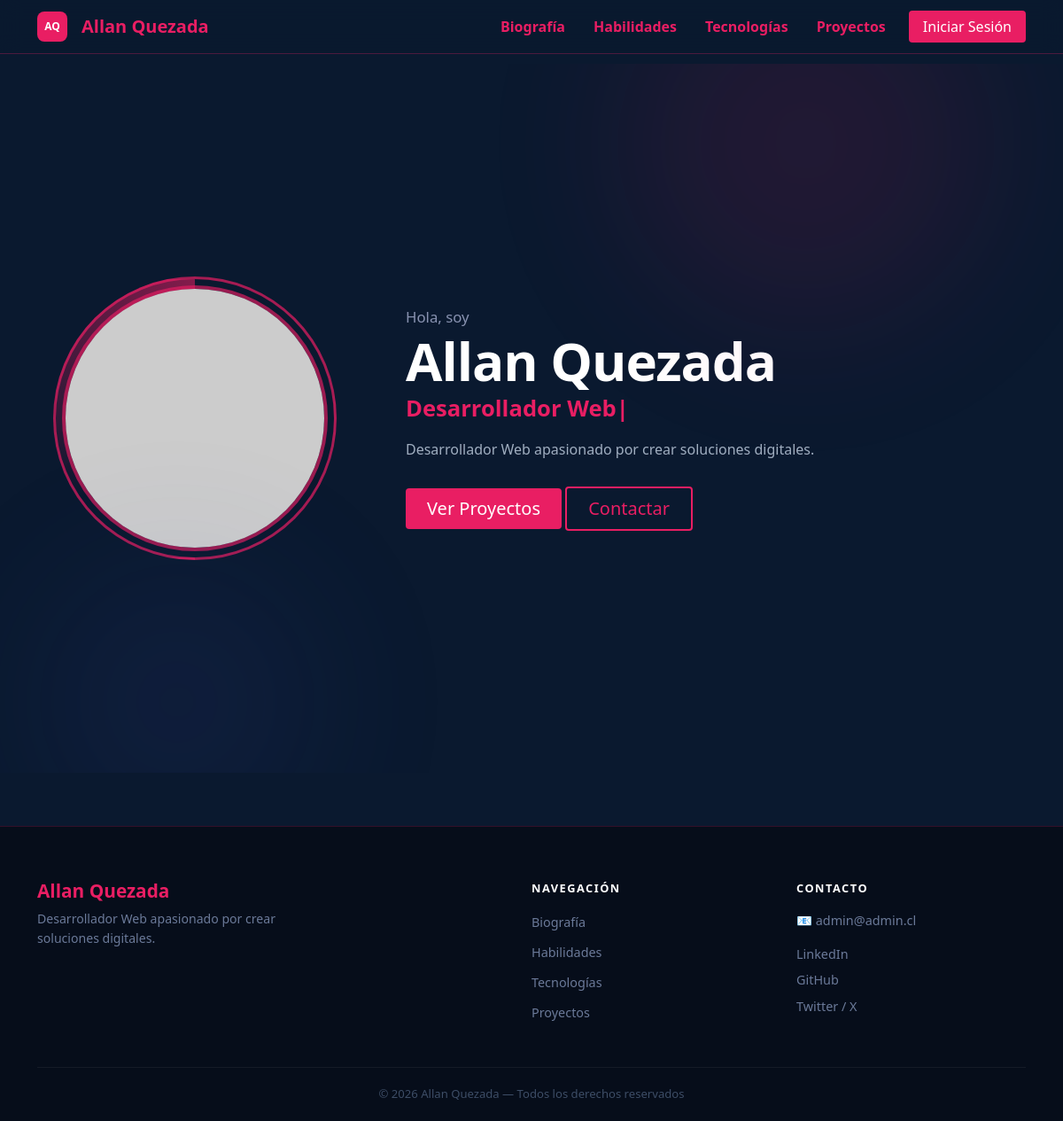
The page / on the database its author committed.
### tables this page shows
CREATE TABLE biografia (
    id            INT AUTO_INCREMENT PRIMARY KEY,
    nombre        VARCHAR(100)  DEFAULT NULL,
    descripcion   TEXT          DEFAULT NULL,
    ciudad        VARCHAR(50)   DEFAULT NULL,
    email         VARCHAR(100)  DEFAULT NULL,
    footer_texto  VARCHAR(255)  DEFAULT NULL,
    linkedin      VARCHAR(255)  DEFAULT NULL,
    github        VARCHAR(255)  DEFAULT NULL,
    twitter       VARCHAR(255)  DEFAULT NULL
);

### index.php (the view, shortened to what this page needs)
<?php
require_once 'admin/db_config.php';
$stmt = $pdo->query("SELECT * FROM biografia LIMIT 1");
$bio = $stmt->fetch(PDO::FETCH_ASSOC);
?>
<!DOCTYPE html>
<html lang="es">
<head>
    <link href="https://cdn.jsdelivr.net/npm/bootstrap@5.3.8/dist/css/bootstrap.min.css" rel="stylesheet">
    <link rel="stylesheet" href="assets/css/style.css?v=<?= time(); ?>">
</head>
<body>
    <?php include 'includes/navbar.php'; ?>
    <main>
        <section id="biografia" class="hero-section">
            <div class="container">
                <div class="row align-items-center" style="min-height: 85vh;">
                    <div class="col-md-4 hero-foto-col mb-5 mb-md-0">
                        <div class="hero-foto-wrapper">
                            <img src="assets/img/tu_foto.jpg"
                                 class="hero-foto-img"
                                 alt="Foto de perfil"
                                 onerror="this.src='https://ui-avatars.com/api/?name=Allan+Quezada&size=320&background=0d2137&color=e91e63&bold=true'">
                        </div>
                    </div>
                    <div class="col-md-8 hero-texto ps-md-5">
                        <p class="hero-saludo">Hola, soy</p>
                        <h1 class="hero-nombre">
                            <?php echo htmlspecialchars($bio['nombre'] ?? 'Allan Quezada'); ?>
                        </h1>
                        <h2 class="hero-cargo">
                            <span id="typed-text"></span><span class="hero-blink">|</span>
                        </h2>
                        <p class="hero-descripcion">
                            <?php echo htmlspecialchars($bio['descripcion'] ?? 'Descripción profesional aquí.'); ?>
                        </p>
                        <div class="hero-botones">
                            <a href="sections/proyecto.php" class="btn btn-rosado btn-lg px-4">Ver Proyectos</a>
                            <button type="button" class="btn btn-contacto btn-lg px-4" onclick="toggleContacto()">
                                Contactar
                            </button>
                        </div>
                    </div>
                </div>
            </div>
            <div class="hero-blob hero-blob-1"></div>
            <div class="hero-blob hero-blob-2"></div>
        </section>
    </main>
    <?php include 'includes/footer.php'; ?>
</body>
</html>

### includes/footer.php (shortened to what this page needs)
<?php
require_once __DIR__ . '/../admin/db_config.php';
$query = $pdo->query("SELECT * FROM biografia WHERE id = 1");
$f = $query->fetch(PDO::FETCH_ASSOC);
?>
<footer class="footer-principal">
    <div class="container">
        <div class="footer-top">
            <div class="footer-marca">
                <h3 class="footer-nombre"><?= htmlspecialchars($f['nombre'] ?? 'Allan Quezada'); ?></h3>
                <p class="footer-desc"><?= htmlspecialchars($f['descripcion'] ?? ''); ?></p>
            </div>
            <div class="footer-nav">
                <p class="footer-section-title">Navegación</p>
                <ul>
                    <li><a href="/aquezada2025/index.php">Biografía</a></li>
                    <li><a href="/aquezada2025/sections/habilidades.php">Habilidades</a></li>
                    <li><a href="/aquezada2025/sections/tecnologia.php">Tecnologías</a></li>
                    <li><a href="/aquezada2025/sections/proyecto.php">Proyectos</a></li>
                </ul>
            </div>
            <div class="footer-contacto">
                <p class="footer-section-title">Contacto</p>
                <p class="footer-email">📧 <?= htmlspecialchars($f['email'] ?? 'correo@ejemplo.com'); ?></p>
                <div class="footer-redes">
                    <a href="<?= htmlspecialchars($f['linkedin'] ?? '#'); ?>" class="footer-red-link">LinkedIn</a>
                    <a href="<?= htmlspecialchars($f['github'] ?? '#'); ?>" class="footer-red-link">GitHub</a>
                    <a href="<?= htmlspecialchars($f['twitter'] ?? '#'); ?>" class="footer-red-link">Twitter / X</a>
                </div>
            </div>
        </div>
        <div class="footer-bottom">
            <p><?= htmlspecialchars($f['footer_texto'] ?? '© 2026 Allan Quezada — Todos los derechos reservados.'); ?></p>
        </div>
    </div>
</footer>

### assets/css/style.css (style rules this page uses)
:root { --azul-fondo: #0a192f; --rosado-acento: #e91e63; --plomo-texto: #8892b0; }
body { background-color: var(--azul-fondo); color: #fff; font-family: 'Segoe UI', sans-serif; }
main { padding-top: 72px; }
html * { caret-color: transparent !important; }
button, .btn, a { cursor: pointer !important; caret-color: transparent !important; }
.btn-rosado { background-color: var(--rosado-acento) !important; color: #fff !important; border: none !important; border-radius: 4px !important; transition: .3s !important; }
.btn-contacto { background: transparent !important; color: var(--rosado-acento) !important; border: 2px solid var(--rosado-acento) !important; border-radius: 4px !important; transition: .3s !important; }
.hero-section { position: relative; overflow: hidden; min-height: 90vh; display: flex; align-items: center; padding: 60px 0; }
.hero-foto-wrapper { position: relative; width: 300px; height: 300px; }
.hero-foto-img { width: 300px; height: 300px; border-radius: 50%; object-fit: cover; border: 4px solid rgba(233,30,99,.65); position: relative; z-index: 1; }
.hero-foto-col { display: flex; justify-content: center; align-items: center; animation: fadeInLeft .8s ease both; }
.hero-texto { animation: fadeInRight .8s ease both; }
.hero-saludo { color: var(--plomo-texto); font-size: 1.05rem; font-weight: 500; margin-bottom: 4px; }
.hero-nombre { font-size: clamp(2.4rem,5vw,4rem); font-weight: 800; line-height: 1.1; margin-bottom: 6px; letter-spacing: -1px; }
.hero-cargo { font-size: clamp(1.1rem,2.5vw,1.6rem); font-weight: 700; color: var(--rosado-acento); min-height: 2rem; margin-bottom: 16px; }
.hero-descripcion { color: #a0aec0; font-size: 1rem; line-height: 1.7; max-width: 500px; margin-bottom: 28px; }
.hero-blink { animation: blink .8s step-end infinite; color: var(--rosado-acento); }
.hero-blob { position: absolute; border-radius: 50%; filter: blur(90px); opacity: .10; pointer-events: none; z-index: 0; }
.hero-blob-1 { width: 420px; height: 420px; background: #e91e63; top: -120px; right: 80px; }
.hero-blob-2 { width: 320px; height: 320px; background: #3f51b5; bottom: -80px; left: 40px; }
.footer-principal { background: #060d1a; border-top: 1px solid rgba(233,30,99,.2); padding: 60px 0 0; margin-top: 60px; }
.footer-top { display: grid; grid-template-columns: 2fr 1fr 1fr; gap: 40px; padding-bottom: 40px; border-bottom: 1px solid rgba(255,255,255,.06); }
.footer-nombre { color: var(--rosado-acento); font-size: 1.3rem; font-weight: 700; margin-bottom: 8px; }
.footer-desc { color: #6b7a99; font-size: .88rem; line-height: 1.6; max-width: 300px; }
.footer-section-title { color: #fff; font-size: .8rem; font-weight: 700; text-transform: uppercase; letter-spacing: 1.5px; margin-bottom: 16px; }
.footer-email { color: #6b7a99; font-size: .9rem; margin-bottom: 16px; }
.footer-nav ul { list-style: none; padding: 0; margin: 0; }
.footer-nav ul li { margin-bottom: 10px; }
.footer-nav ul li a, .footer-red-link { color: #6b7a99; text-decoration: none; font-size: .9rem; transition: color .2s; }
.footer-redes { display: flex; flex-direction: column; gap: 8px; }
.footer-bottom { padding: 20px 0; text-align: center; }
.footer-bottom p { color: #3d4d66; font-size: .82rem; margin: 0; }

### rows shown on the page
biografia: nombre "Allan Quezada", descripcion "Desarrollador Web apasionado por crear soluciones digitales.", email "admin@admin.cl", footer_texto "© 2026 Allan Quezada — Todos los derechos reservados"
